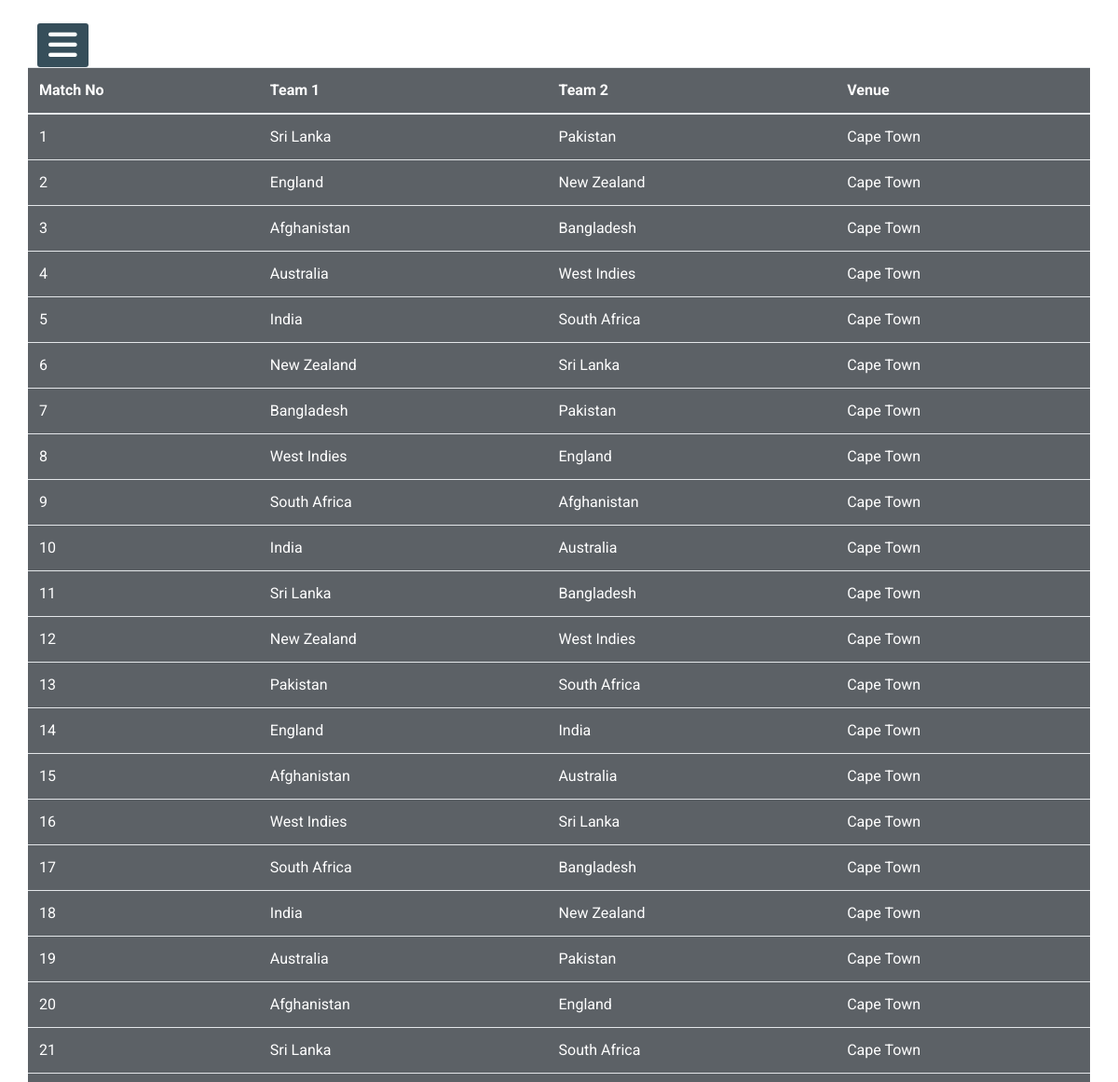
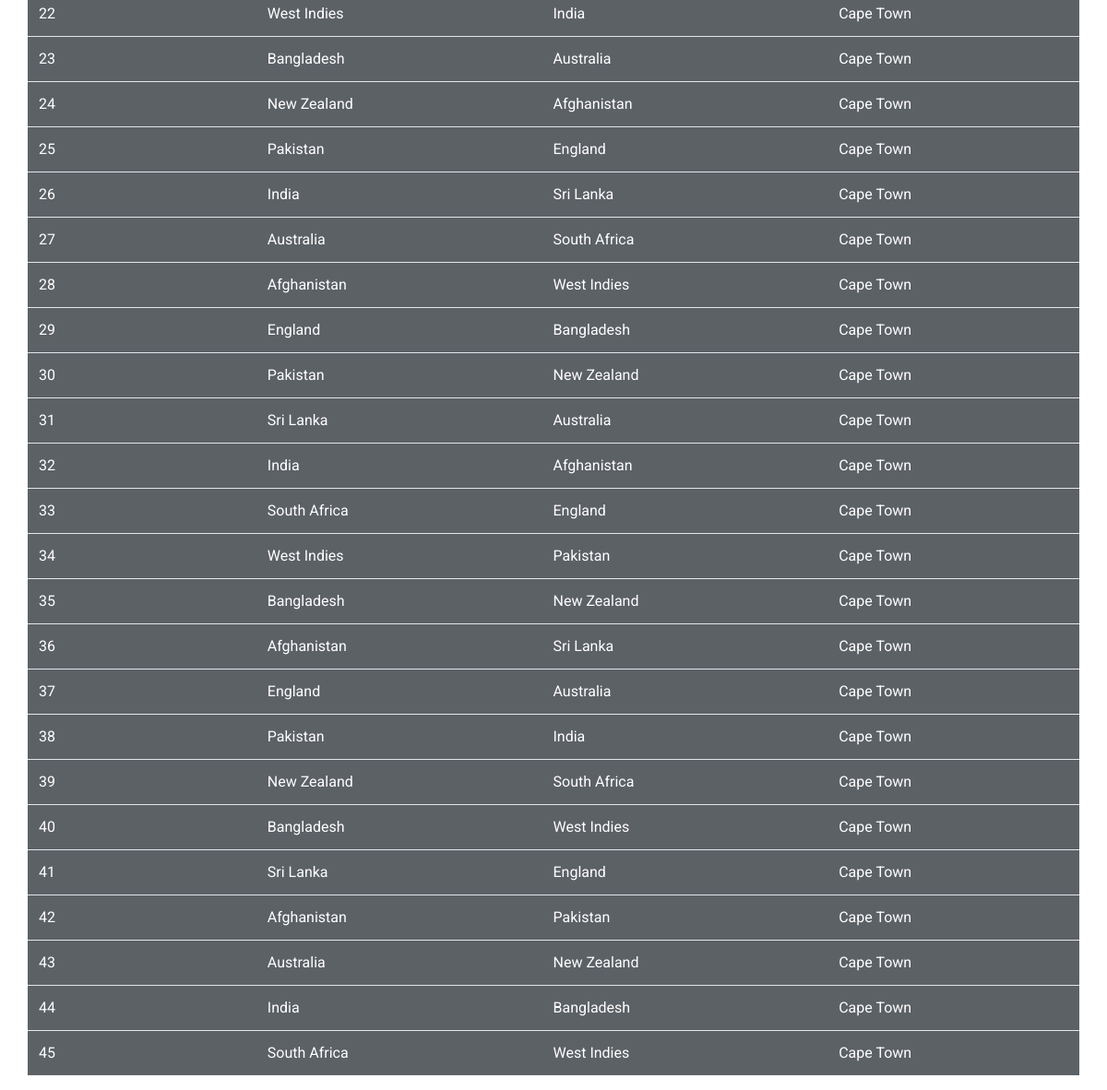
Page /rcl/Fixture_view/ on the committed database (2 pictures, top to bottom).
### rcl/models.py (models this page shows, shortened)
class Fixture(models.Model):
    team_1_flag=models.ImageField(blank=True,null=True)
    team_1=models.ForeignKey(Teams, on_delete=models.CASCADE,max_length=50,related_name='team1',db_column='team_1',default='team')
    team_2_flag=models.ImageField(blank=True,null=True)
    team_2=models.ForeignKey(Teams, on_delete=models.CASCADE,max_length=50,related_name='team2',db_column='team_2',default='team')
    venue=models.CharField(max_length=10,default='Cape Town')
    class Meta:
        verbose_name_plural = "Fixtures"

class Teams(models.Model):
    team_flag=models.ImageField(blank=True,null=True)
    teamName=models.CharField(max_length=50, primary_key=True,default='hello')
    user_img=models.ImageField(blank=True,null=True)
    user_desc=models.CharField(max_length=150,null=True)
    def __str__(self):
        return self.teamName
    class Meta:
        verbose_name_plural = "teams"

### rcl/views.py (the view)
# urls.py: path('Fixture_view/',views.Fixture_view,name='Fixture'),
def Fixture_view(request):
    team_info1=Fixture.objects.all().order_by('id')
    return render(request,'rcl/fixtures.html',{'team_info1':team_info1})

### rcl/templates/rcl/fixtures.html (shortened to what this page needs)
<!DOCTYPE html>
<html lang="en">
<head>  {%load static%}
  <link rel="stylesheet" href="https://maxcdn.bootstrapcdn.com/bootstrap/4.1.1/css/bootstrap.min.css">
  <link rel="stylesheet" href="{% static '/matches.css'%}" type="text/css">
  {% load django_template_maths %}
</head>
<body>
    <label for="check">
      <i class="fas fa-bars" id="btn"></i>
    </label>
<br>
<div class="container">
  <br>
    <div class="row">
    <table class="table table-hover bg-dark text-white">
    <thead class="bg-dark text-white">
        <tr>
            <th>Match No</th>
            <th>Team 1</th>
            <th>Team 2</th>
            <th>Venue</th>
        </tr>
    </thead>
  <tbody>
        {% for match in team_info1%}
            <tr>
                <td>{{ match.id }}</td>
                <td>{{match.team_1}}</td>
                <td>{{match.team_2}}</td>
                <td>{{match.venue}}</td>
            </tr>
            {% endfor %}
      </tbody>
    </table>
    </div>
</div>
</body>
</html>

### rcl/static/matches.css (style rules this page uses)
* { padding: 0; margin: 0; list-style: none; text-decoration: none; }
body { font-family: 'Roboto', sans-serif; }
label #btn,label #cancel { position: absolute; background: #042331; border-radius: 3px; cursor: pointer; }
label #btn { left: 40px; top: 25px; font-size: 35px; color: white; padding: 6px 12px; transition: all .5s; }

### rows in the picture
Fixture: id "1", team_1 "Sri Lanka", team_2 "Pakistan", venue "Cape Town"
Fixture: id "2", team_1 "England", team_2 "New Zealand", venue "Cape Town"
Fixture: id "3", team_1 "Afghanistan", team_2 "Bangladesh", venue "Cape Town"
Fixture: id "4", team_1 "Australia", team_2 "West Indies", venue "Cape Town"
Fixture: id "5", team_1 "India", team_2 "South Africa", venue "Cape Town"
Fixture: id "6", team_1 "New Zealand", team_2 "Sri Lanka", venue "Cape Town"
Fixture: id "7", team_1 "Bangladesh", team_2 "Pakistan", venue "Cape Town"
Fixture: id "8", team_1 "West Indies", team_2 "England", venue "Cape Town"
Fixture: id "9", team_1 "South Africa", team_2 "Afghanistan", venue "Cape Town"
Fixture: id "10", team_1 "India", team_2 "Australia", venue "Cape Town"
Fixture: id "11", team_1 "Sri Lanka", team_2 "Bangladesh", venue "Cape Town"
Fixture: id "12", team_1 "New Zealand", team_2 "West Indies", venue "Cape Town"
Fixture: id "13", team_1 "Pakistan", team_2 "South Africa", venue "Cape Town"
Fixture: id "14", team_1 "England", team_2 "India", venue "Cape Town"
Fixture: id "15", team_1 "Afghanistan", team_2 "Australia", venue "Cape Town"
Fixture: id "16", team_1 "West Indies", team_2 "Sri Lanka", venue "Cape Town"
Fixture: id "17", team_1 "South Africa", team_2 "Bangladesh", venue "Cape Town"
Fixture: id "18", team_1 "India", team_2 "New Zealand", venue "Cape Town"
Fixture: id "19", team_1 "Australia", team_2 "Pakistan", venue "Cape Town"
Fixture: id "20", team_1 "Afghanistan", team_2 "England", venue "Cape Town"
Fixture: id "21", team_1 "Sri Lanka", team_2 "South Africa", venue "Cape Town"
Fixture: id "22", team_1 "West Indies", team_2 "India", venue "Cape Town"
Fixture: id "23", team_1 "Bangladesh", team_2 "Australia", venue "Cape Town"
Fixture: id "24", team_1 "New Zealand", team_2 "Afghanistan", venue "Cape Town"
Fixture: id "25", team_1 "Pakistan", team_2 "England", venue "Cape Town"
Fixture: id "26", team_1 "India", team_2 "Sri Lanka", venue "Cape Town"
Fixture: id "27", team_1 "Australia", team_2 "South Africa", venue "Cape Town"
Fixture: id "28", team_1 "Afghanistan", team_2 "West Indies", venue "Cape Town"
Fixture: id "29", team_1 "England", team_2 "Bangladesh", venue "Cape Town"
Fixture: id "30", team_1 "Pakistan", team_2 "New Zealand", venue "Cape Town"
Fixture: id "31", team_1 "Sri Lanka", team_2 "Australia", venue "Cape Town"
Fixture: id "32", team_1 "India", team_2 "Afghanistan", venue "Cape Town"
Fixture: id "33", team_1 "South Africa", team_2 "England", venue "Cape Town"
Fixture: id "34", team_1 "West Indies", team_2 "Pakistan", venue "Cape Town"
Fixture: id "35", team_1 "Bangladesh", team_2 "New Zealand", venue "Cape Town"
Fixture: id "36", team_1 "Afghanistan", team_2 "Sri Lanka", venue "Cape Town"
Fixture: id "37", team_1 "England", team_2 "Australia", venue "Cape Town"
Fixture: id "38", team_1 "Pakistan", team_2 "India", venue "Cape Town"
Fixture: id "39", team_1 "New Zealand", team_2 "South Africa", venue "Cape Town"
Fixture: id "40", team_1 "Bangladesh", team_2 "West Indies", venue "Cape Town"
Fixture: id "41", team_1 "Sri Lanka", team_2 "England", venue "Cape Town"
Fixture: id "42", team_1 "Afghanistan", team_2 "Pakistan", venue "Cape Town"
Fixture: id "43", team_1 "Australia", team_2 "New Zealand", venue "Cape Town"
Fixture: id "44", team_1 "India", team_2 "Bangladesh", venue "Cape Town"
Fixture: id "45", team_1 "South Africa", team_2 "West Indies", venue "Cape Town"
